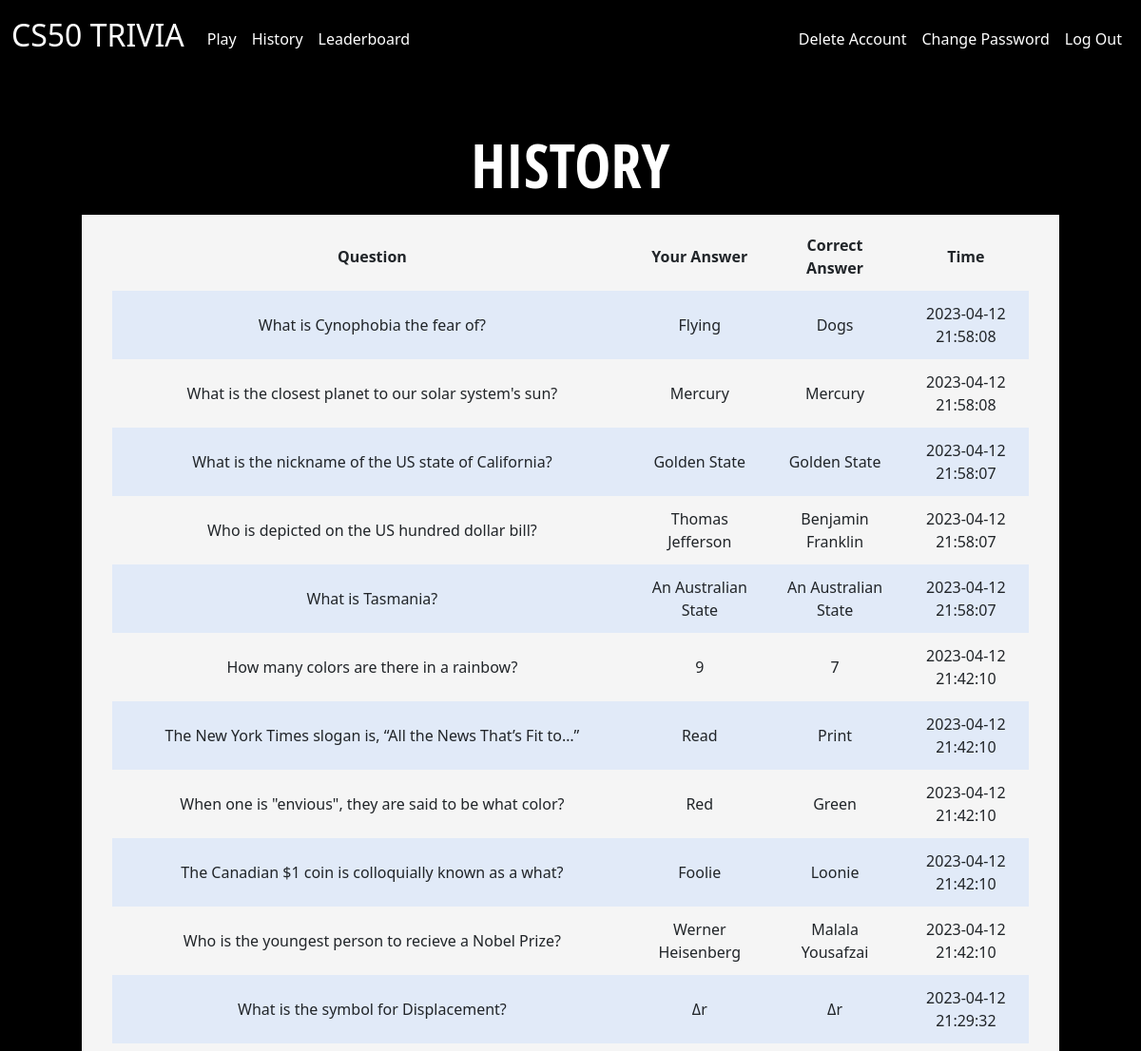
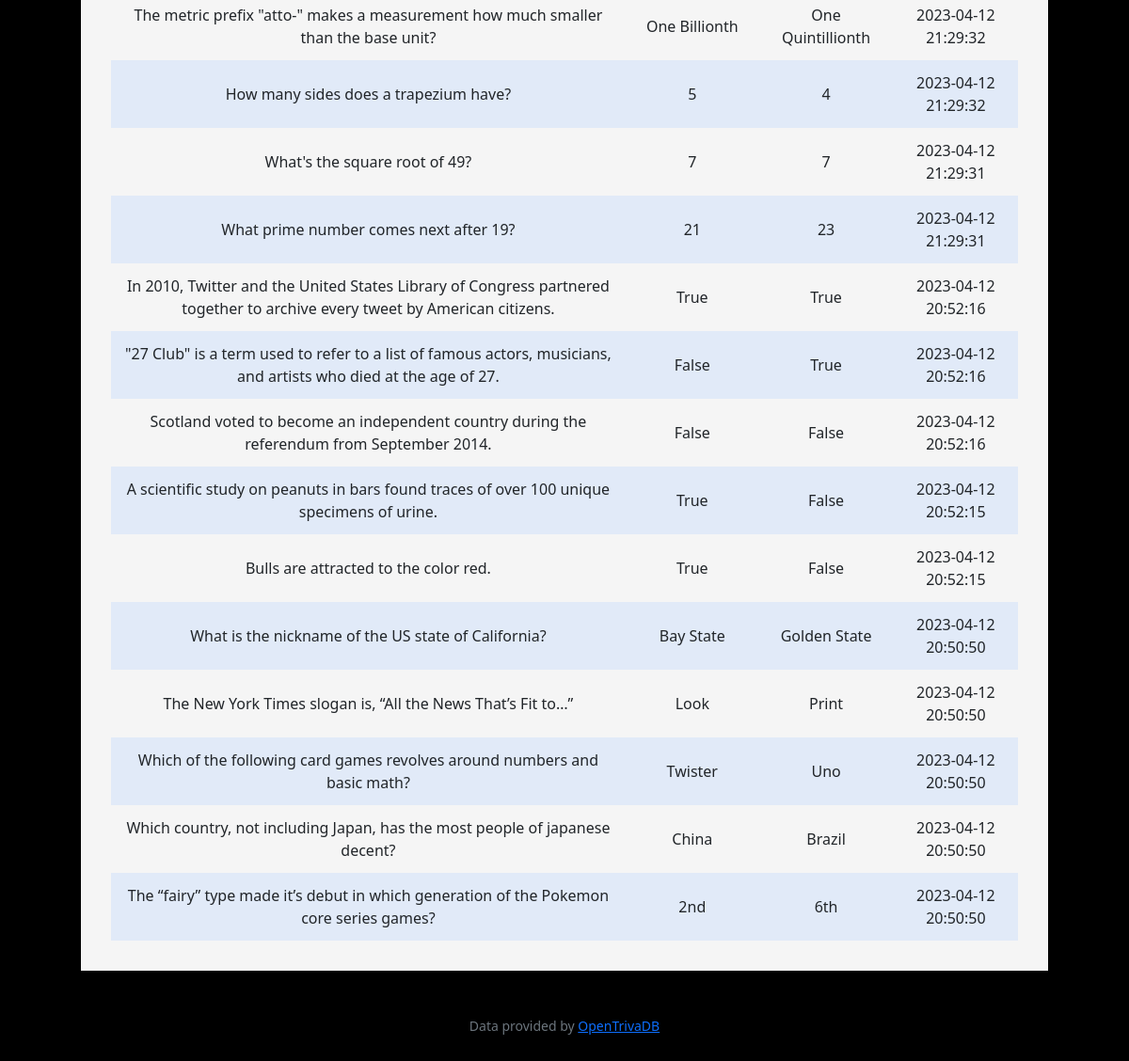
Screenshot of /history (signed in) with the database file from the repository (2 pictures, top to bottom).
### tables this page shows
CREATE TABLE 'history' ('id' INTEGER PRIMARY KEY AUTOINCREMENT NOT NULL, 'question' TEXT, 'user_answer' TEXT, 'correct_answer' TEXT, 'user_id' INTEGER, 'time'  DATETIME NOT NULL DEFAULT CURRENT_TIMESTAMP  );

### app.py (the view)
@app.route("/history")
@login_required
def history():
    if request.method == "GET":
        history = db.execute("SELECT * FROM history WHERE user_id = ? ORDER BY time DESC;", session["user_id"])
        return render_template("history.html", history=history)

### app.py (called while the page is built)
@app.after_request
def after_request(response):
    response.headers["Cache-Control"] = "no-cache, no-store, must-revalidate"
    response.headers["Expires"] = 0
    response.headers["Pragma"] = "no-cache"
    return response

### helpers.py (called while the page is built)
def login_required(f):
    @wraps(f)
    def decorated_function(*args, **kwargs):
        if session.get("user_id") is None:
            return redirect("/login")
        return f(*args, **kwargs)
    return decorated_function

### templates/history.html (shortened to what this page needs)
{% extends "layout.html" %}
{% block main %}
<h1>History</h1>
<div class="container">
    <div class="section">
        <table>
            <thead>
                <tr>
                    <th>Question</th>
                    <th>Your Answer</th>
                    <th>Correct Answer</th>
                    <th>Time</th>
                </tr>
            </thead>
            <tbody>
                {% for row in history %}
                    <tr>
                        <td>{{ row["question"] }}</td>
                        <td>{{ row["user_answer"] }}</td>
                        <td>{{ row["correct_answer"] }}</td>
                        <td>{{ row["time"] }}</td>
                    </tr>
                {% endfor %}
            </tbody>
        </table>
    </div>
</div>
{% endblock %}

### static/styles.css (style rules this page uses)
body { background-color: black; color: #212529; font-size: 1rem; font-weight: 400; line-height: 1.5; margin: 0; text-align: left; }
.container { margin-left: auto; margin-right: auto; padding-left: 15px; padding-right: 15px; text-align: center; width: 90%; }
.section { padding-bottom: 1rem; padding-left: 2rem; padding-right: 2rem; padding-top: 0.5rem; background-color: #f5f5f5; }
table { background-color: transparent; margin-bottom: 1rem; width: 100%; }
table th, table td { padding: 0.75rem; vertical-align: middle; }
tbody tr:nth-of-type(odd) { background-color: rgb(179, 208, 255, 0.3) }
h1 { color: white; font-family: 'Open Sans Condensed', sans-serif; font-size: 64px; font-weight: 700; line-height: 64px; margin: 0 0 0; padding: 20px 30px; text-align: center; text-transform: uppercase; }

### rows the page displays
history: question "What is Cynophobia the fear of?", user_answer "Flying", correct_answer "Dogs", time "2023-04-12 21:58:08"
history: question "What is the closest planet to our solar system's sun?", user_answer "Mercury", correct_answer "Mercury", time "2023-04-12 21:58:08"
history: question "What is the nickname of the US state of California?", user_answer "Golden State", correct_answer "Golden State", time "2023-04-12 21:58:07"
history: question "Who is depicted on the US hundred dollar bill?", user_answer "Thomas Jefferson", correct_answer "Benjamin Franklin", time "2023-04-12 21:58:07"
history: question "What is Tasmania?", user_answer "An Australian State", correct_answer "An Australian State", time "2023-04-12 21:58:07"
history: question "How many colors are there in a rainbow?", user_answer "9", correct_answer "7", time "2023-04-12 21:42:10"
history: question "The New York Times slogan is, “All the News That’s Fit to…”", user_answer "Read", correct_answer "Print", time "2023-04-12 21:42:10"
history: question "When one is \"envious\", they are said to be what color?", user_answer "Red", correct_answer "Green", time "2023-04-12 21:42:10"
history: question "The Canadian $1 coin is colloquially known as a what?", user_answer "Foolie", correct_answer "Loonie", time "2023-04-12 21:42:10"
history: question "Who is the youngest person to recieve a Nobel Prize?", user_answer "Werner Heisenberg", correct_answer "Malala Yousafzai", time "2023-04-12 21:42:10"
history: question "What is the symbol for Displacement?", user_answer "Δr", correct_answer "Δr", time "2023-04-12 21:29:32"
history: question "The metric prefix \"atto-\" makes a measurement how much smaller than the base unit?", user_answer "One Billionth", correct_answer "One Quintillionth", time "2023-04-12 21:29:32"
history: question "How many sides does a trapezium have?", user_answer "5", correct_answer "4", time "2023-04-12 21:29:32"
history: question "What's the square root of 49?", user_answer "7", correct_answer "7", time "2023-04-12 21:29:31"
history: question "What prime number comes next after 19?", user_answer "21", correct_answer "23", time "2023-04-12 21:29:31"
history: question "In 2010, Twitter and the United States Library of Congress partnered together to archive every tweet by American citizens.", user_answer "True", correct_answer "True", time "2023-04-12 20:52:16"
history: question "\"27 Club\" is a term used to refer to a list of famous actors, musicians, and artists who died at the age of 27.", user_answer "False", correct_answer "True", time "2023-04-12 20:52:16"
history: question "Scotland voted to become an independent country during the referendum from September 2014.", user_answer "False", correct_answer "False", time "2023-04-12 20:52:16"
history: question "A scientific study on peanuts in bars found traces of over 100 unique specimens of urine.", user_answer "True", correct_answer "False", time "2023-04-12 20:52:15"
history: question "Bulls are attracted to the color red.", user_answer "True", correct_answer "False", time "2023-04-12 20:52:15"
history: question "What is the nickname of the US state of California?", user_answer "Bay State", correct_answer "Golden State", time "2023-04-12 20:50:50"
history: question "The New York Times slogan is, “All the News That’s Fit to…”", user_answer "Look", correct_answer "Print", time "2023-04-12 20:50:50"
history: question "Which of the following card games revolves around numbers and basic math?", user_answer "Twister", correct_answer "Uno", time "2023-04-12 20:50:50"
history: question "Which country, not including Japan, has the most people of japanese decent?", user_answer "China", correct_answer "Brazil", time "2023-04-12 20:50:50"
history: question "The “fairy” type made it’s debut in which generation of the Pokemon core series games?", user_answer "2nd", correct_answer "6th", time "2023-04-12 20:50:50"
